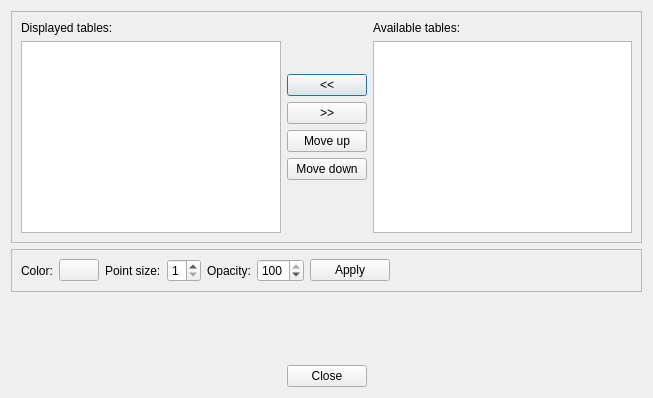
<?xml version="1.0" encoding="UTF-8"?>
<ui version="4.0">
 <class>TableItemsDialog</class>
 <widget class="QDialog" name="TableItemsDialog">
  <property name="geometry">
   <rect>
    <x>0</x>
    <y>0</y>
    <width>653</width>
    <height>398</height>
   </rect>
  </property>
  <property name="windowTitle">
   <string>Dialog</string>
  </property>
  <layout class="QVBoxLayout" name="verticalLayout_4">
   <item>
    <widget class="QFrame" name="frame">
     <property name="frameShape">
      <enum>QFrame::StyledPanel</enum>
     </property>
     <property name="frameShadow">
      <enum>QFrame::Raised</enum>
     </property>
     <layout class="QHBoxLayout" name="horizontalLayout_2">
      <item>
       <layout class="QVBoxLayout" name="verticalLayout_2">
        <item>
         <widget class="QLabel" name="label">
          <property name="text">
           <string>Displayed tables:</string>
          </property>
         </widget>
        </item>
        <item>
         <widget class="QListWidget" name="lwDisplayed">
          <property name="selectionMode">
           <enum>QAbstractItemView::ExtendedSelection</enum>
          </property>
          <property name="selectionBehavior">
           <enum>QAbstractItemView::SelectRows</enum>
          </property>
         </widget>
        </item>
       </layout>
      </item>
      <item>
       <layout class="QVBoxLayout" name="verticalLayout">
        <item>
         <spacer name="verticalSpacer_3">
          <property name="orientation">
           <enum>Qt::Vertical</enum>
          </property>
          <property name="sizeHint" stdset="0">
           <size>
            <width>20</width>
            <height>40</height>
           </size>
          </property>
         </spacer>
        </item>
        <item>
         <widget class="QPushButton" name="pbAdd">
          <property name="text">
           <string>&lt;&lt;</string>
          </property>
         </widget>
        </item>
        <item>
         <widget class="QPushButton" name="pbRemove">
          <property name="text">
           <string>&gt;&gt;</string>
          </property>
         </widget>
        </item>
        <item>
         <widget class="QPushButton" name="pbMoveUp">
          <property name="text">
           <string>Move up</string>
          </property>
         </widget>
        </item>
        <item>
         <widget class="QPushButton" name="pbMoveDown">
          <property name="text">
           <string>Move down</string>
          </property>
         </widget>
        </item>
        <item>
         <spacer name="verticalSpacer">
          <property name="orientation">
           <enum>Qt::Vertical</enum>
          </property>
          <property name="sizeHint" stdset="0">
           <size>
            <width>20</width>
            <height>40</height>
           </size>
          </property>
         </spacer>
        </item>
       </layout>
      </item>
      <item>
       <layout class="QVBoxLayout" name="verticalLayout_3">
        <item>
         <widget class="QLabel" name="label_3">
          <property name="text">
           <string>Available tables:</string>
          </property>
         </widget>
        </item>
        <item>
         <widget class="QListWidget" name="lwAvailable">
          <property name="selectionMode">
           <enum>QAbstractItemView::ExtendedSelection</enum>
          </property>
          <property name="selectionBehavior">
           <enum>QAbstractItemView::SelectRows</enum>
          </property>
         </widget>
        </item>
       </layout>
      </item>
     </layout>
    </widget>
   </item>
   <item>
    <widget class="QFrame" name="frame_2">
     <property name="frameShape">
      <enum>QFrame::StyledPanel</enum>
     </property>
     <property name="frameShadow">
      <enum>QFrame::Raised</enum>
     </property>
     <layout class="QHBoxLayout" name="horizontalLayout">
      <item>
       <widget class="QLabel" name="label_2">
        <property name="text">
         <string>Color:</string>
        </property>
       </widget>
      </item>
      <item>
       <widget class="ColorButton" name="cbColor">
        <property name="text">
         <string/>
        </property>
       </widget>
      </item>
      <item>
       <widget class="QLabel" name="label_4">
        <property name="text">
         <string>Point size:</string>
        </property>
       </widget>
      </item>
      <item>
       <widget class="QSpinBox" name="sbPointSize">
        <property name="minimum">
         <number>1</number>
        </property>
        <property name="maximum">
         <number>9</number>
        </property>
        <property name="value">
         <number>1</number>
        </property>
       </widget>
      </item>
      <item>
       <widget class="QLabel" name="label_5">
        <property name="text">
         <string>Opacity:</string>
        </property>
       </widget>
      </item>
      <item>
       <widget class="QSpinBox" name="sbOpacity">
        <property name="toolTip">
         <string>Opacity</string>
        </property>
        <property name="maximum">
         <number>100</number>
        </property>
        <property name="value">
         <number>100</number>
        </property>
       </widget>
      </item>
      <item>
       <widget class="QPushButton" name="pbApply">
        <property name="text">
         <string>Apply</string>
        </property>
       </widget>
      </item>
      <item>
       <spacer name="horizontalSpacer">
        <property name="orientation">
         <enum>Qt::Horizontal</enum>
        </property>
        <property name="sizeHint" stdset="0">
         <size>
          <width>206</width>
          <height>20</height>
         </size>
        </property>
       </spacer>
      </item>
     </layout>
    </widget>
   </item>
   <item>
    <spacer name="verticalSpacer_2">
     <property name="orientation">
      <enum>Qt::Vertical</enum>
     </property>
     <property name="sizeHint" stdset="0">
      <size>
       <width>20</width>
       <height>39</height>
      </size>
     </property>
    </spacer>
   </item>
   <item>
    <layout class="QHBoxLayout" name="horizontalLayout_3">
     <item>
      <spacer name="horizontalSpacer_2">
       <property name="orientation">
        <enum>Qt::Horizontal</enum>
       </property>
       <property name="sizeHint" stdset="0">
        <size>
         <width>40</width>
         <height>20</height>
        </size>
       </property>
      </spacer>
     </item>
     <item>
      <widget class="QPushButton" name="pbClose">
       <property name="text">
        <string>Close</string>
       </property>
      </widget>
     </item>
     <item>
      <spacer name="horizontalSpacer_3">
       <property name="orientation">
        <enum>Qt::Horizontal</enum>
       </property>
       <property name="sizeHint" stdset="0">
        <size>
         <width>40</width>
         <height>20</height>
        </size>
       </property>
      </spacer>
     </item>
    </layout>
   </item>
  </layout>
 </widget>
 <customwidgets>
  <customwidget>
   <class>ColorButton</class>
   <extends>QPushButton</extends>
   <header location="global">colorbutton.h</header>
  </customwidget>
 </customwidgets>
 <resources/>
 <connections>
  <connection>
   <sender>pbClose</sender>
   <signal>clicked()</signal>
   <receiver>TableItemsDialog</receiver>
   <slot>accept()</slot>
   <hints>
    <hint type="sourcelabel">
     <x>317</x>
     <y>334</y>
    </hint>
    <hint type="destinationlabel">
     <x>317</x>
     <y>179</y>
    </hint>
   </hints>
  </connection>
 </connections>
</ui>
